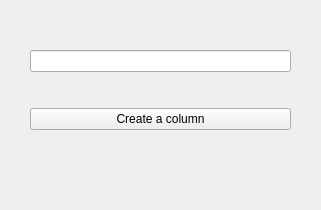
<?xml version="1.0" encoding="UTF-8"?>
<ui version="4.0">
 <class>Create_column</class>
 <widget class="QWidget" name="Create_column">
  <property name="geometry">
   <rect>
    <x>0</x>
    <y>0</y>
    <width>321</width>
    <height>210</height>
   </rect>
  </property>
  <property name="windowTitle">
   <string>Form</string>
  </property>
  <widget class="QWidget" name="">
   <property name="geometry">
    <rect>
     <x>30</x>
     <y>20</y>
     <width>261</width>
     <height>141</height>
    </rect>
   </property>
   <layout class="QVBoxLayout" name="verticalLayout">
    <item>
     <widget class="QLineEdit" name="lineEdit"/>
    </item>
    <item>
     <widget class="QPushButton" name="pushButton_create">
      <property name="text">
       <string>Create a column</string>
      </property>
     </widget>
    </item>
   </layout>
  </widget>
 </widget>
 <resources/>
 <connections/>
</ui>
